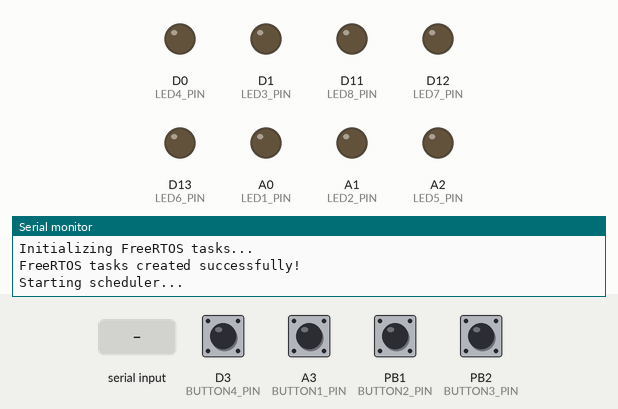
Bench run of a program on a simulated STM32 Nucleo. Shown: output pins drawn as LEDs (lit = HIGH), the last lines printed to the serial monitor. Dashed ring = blinking. Inputs (shaded band) come from the test bench; at power-on: A3 (BUTTON1_PIN), D3 (BUTTON4_PIN), PB1 (BUTTON2_PIN), PB2 (BUTTON3_PIN) HIGH.

Above: at 0.9 s.
1.0 s: A3 (BUTTON1_PIN) pulled LOW for 0.15 s
At 1.2 s:
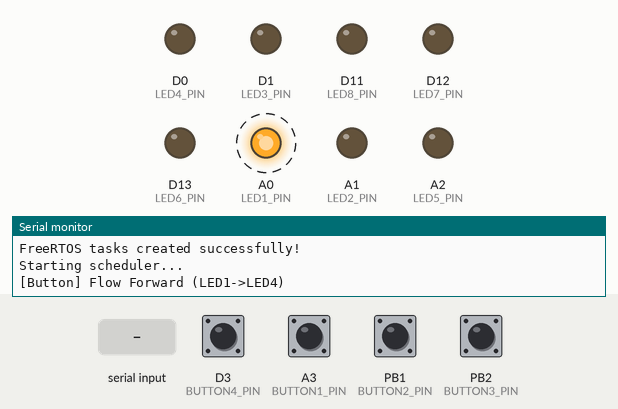
4.0 s: "flow 1\n" received over Serial
5.6 s: PB2 (BUTTON3_PIN) pulled LOW for 0.15 s
At 6.0 s:
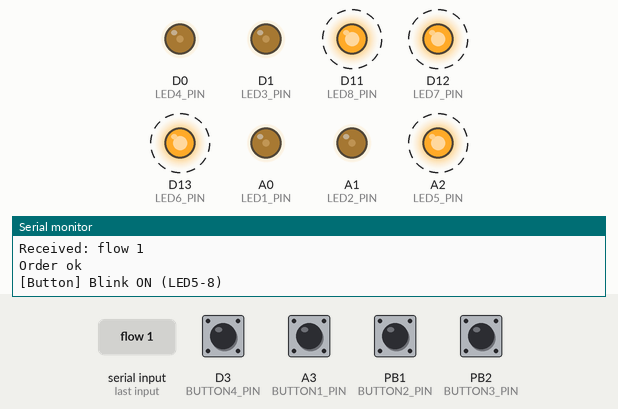
8.7 s: PB1 (BUTTON2_PIN) pulled LOW for 0.15 s
At 8.94 s:
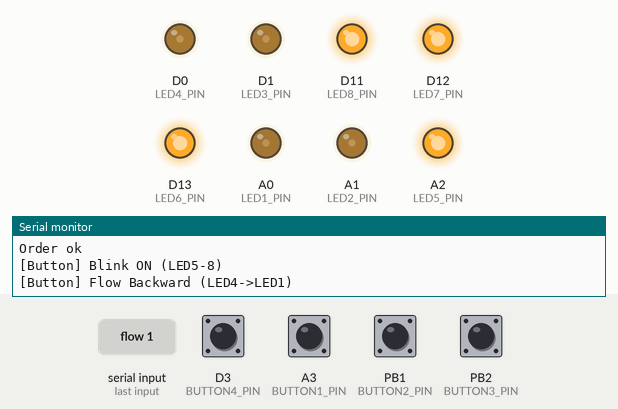
11.7 s: "blink 1\n" received over Serial
At 13.5 s:
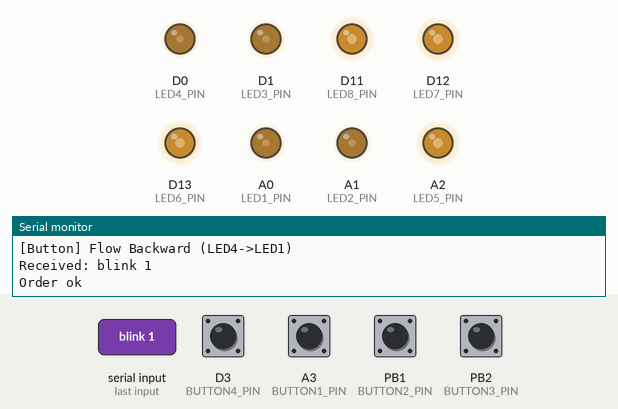
14.0 s: D3 (BUTTON4_PIN) pulled LOW for 0.15 s
At 14.4 s:
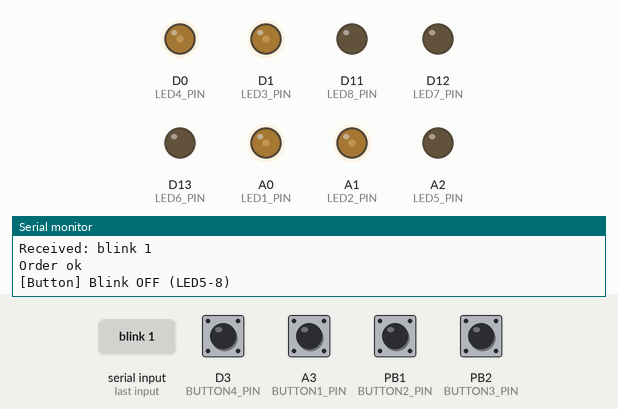
Timing chart, 0 to 16.6 s (numbered marks = the images above; inputs shaded):
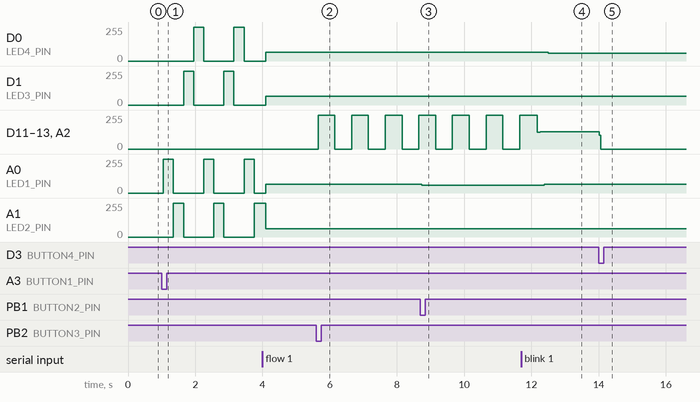

The program:

main.cpp
```cpp
/**
 * @file main.cpp
 * @brief 主程序文件 - LED控制系统
 *
 * 功能说明:
 * 1. 按键控制:
 *    - B1: 流水灯从LED1流至LED4
 *    - B2: 流水灯从LED4流至LED1
 *    - B3: LED5-8开始闪烁
 *    - B4: 关闭LED5-8闪烁
 *
 * 2. 串口命令:
 *    - OFF: 关闭所有灯
 *    - flow: 启动流水灯,返回"flow ok"
 *    - blink: 启动闪烁灯,返回"blink ok"
 *    - flow XXX: 修改流水频率,返回"Order ok"
 *    - blink XXX: 修改闪烁频率,返回"Order ok"
 *    - meanwhile blink flow: 同时启动流水和闪烁,返回"meanwhile ok"
 */

#include <Arduino.h>
#include <STM32FreeRTOS.h>
#include "config.h"
#include "led_control.h"
#include "button_control.h"
#include "serial_command.h"

// ==================== FreeRTOS 任务句柄 ====================

TaskHandle_t taskHandleButton = NULL;
TaskHandle_t taskHandleSerial = NULL;
TaskHandle_t taskHandleFlow = NULL;
TaskHandle_t taskHandleBlink = NULL;

// ==================== 初始化函数 ====================

void setup() {
    // 初始化串口
    initSerial();

    // 初始化LED
    initLEDs();

    // 初始化按键
    initButtons();

    Serial.println("Initializing FreeRTOS tasks...");

    // 创建按键扫描任务
    xTaskCreate(
        taskButtonScan,
        "ButtonTask",
        TASK_STACK_SIZE_BUTTON,
        NULL,
        TASK_PRIORITY_BUTTON,
        &taskHandleButton
    );

    // 创建串口命令任务
    xTaskCreate(
        taskSerialCommand,
        "SerialTask",
        TASK_STACK_SIZE_SERIAL,
        NULL,
        TASK_PRIORITY_SERIAL,
        &taskHandleSerial
    );

    // 创建流水灯任务
    xTaskCreate(
        taskFlowLED,
        "FlowTask",
        TASK_STACK_SIZE_FLOW,
        NULL,
        TASK_PRIORITY_FLOW,
        &taskHandleFlow
    );

    // 创建闪烁灯任务
    xTaskCreate(
        taskBlinkLED,
        "BlinkTask",
        TASK_STACK_SIZE_BLINK,
        NULL,
        TASK_PRIORITY_BLINK,
        &taskHandleBlink
    );

    Serial.println("FreeRTOS tasks created successfully!");
    Serial.println("Starting scheduler...");

    // 启动调度器
    vTaskStartScheduler();

    // 如果调度器启动失败,会执行到这里
    Serial.println("ERROR: Scheduler failed to start!");
    while(1);
}

void loop() {
    //置空
}
```

button_control.h
```cpp
/**
 * @file button_control.h
 * @brief 按键控制模块头文件
 */

#ifndef BUTTON_CONTROL_H
#define BUTTON_CONTROL_H

#include <Arduino.h>

// ==================== 按键初始化函数 ====================

/**
 * @brief 初始化所有按键引脚
 */
void initButtons();

// ==================== 按键任务函数 ====================

/**
 * @brief 按键扫描任务 - 在这里实现按键检测逻辑
 * @param pvParameters FreeRTOS 任务参数
 */
void taskButtonScan(void *pvParameters);

// ==================== 按键处理函数 ====================

/**
 * @brief 处理按键1按下 - 控制流水灯从1流至4
 * TODO: 调用相应的LED控制函数
 */
void handleButton1Press();

/**
 * @brief 处理按键2按下 - 控制流水灯从4流至1
 * TODO: 调用相应的LED控制函数
 */
void handleButton2Press();

/**
 * @brief 处理按键3按下 - LED5-8开始闪烁
 * TODO: 调用相应的LED控制函数
 */
void handleButton3Press();

/**
 * @brief 处理按键4按下 - 关闭LED5-8闪烁
 * TODO: 调用相应的LED控制函数
 */
void handleButton4Press();

// ==================== 按键读取函数 ====================

/**
 * @brief 读取按键状态(带防抖)
 * @param pin 按键引脚
 * @return true 按键按下, false 按键未按下
 * TODO: 实现按键防抖逻辑
 */
bool readButtonWithDebounce(uint8_t pin);

#endif
```

led_control.h
```cpp
/**
 * @file led_control.h
 * @brief LED 控制模块头文件
 */

#ifndef LED_CONTROL_H
#define LED_CONTROL_H

#include <Arduino.h>

// ==================== LED 控制枚举 ====================

// 流水灯方向
enum FlowDirection {
    FLOW_FORWARD,   // 从LED1到LED4
    FLOW_BACKWARD,  // 从LED4到LED1
    FLOW_STOP       // 停止流水
};

// 闪烁灯状态
enum BlinkState {
    BLINK_ON,       // 闪烁开启
    BLINK_OFF       // 闪烁关闭
};

// ==================== 全局变量声明 ====================

extern FlowDirection g_flowDirection;
extern BlinkState g_blinkState;
extern uint32_t g_flowDelay;
extern uint32_t g_blinkDelay;

// ==================== LED 初始化函数 ====================

/**
 * @brief 初始化所有 LED 引脚
 */
void initLEDs();

// ==================== LED 流水灯控制函数 ====================

/**
 * @brief 设置流水灯方向
 * @param direction 流水方向 (FLOW_FORWARD/FLOW_BACKWARD/FLOW_STOP)
 */
void setFlowDirection(FlowDirection direction);

/**
 * @brief 设置流水灯延时
 * @param delay_ms 延时时间(毫秒)
 */
void setFlowDelay(uint32_t delay_ms);

/**
 * @brief 流水灯任务函数 - 在这里实现流水灯逻辑
 * @param pvParameters FreeRTOS 任务参数
 */
void taskFlowLED(void *pvParameters);

/**
 * @brief 执行一次流水灯向前流动
 * TODO: 实现 LED1->LED2->LED3->LED4 的流水效果
 */
void flowForward();

/**
 * @brief 执行一次流水灯向后流动
 * TODO: 实现 LED4->LED3->LED2->LED1 的流水效果
 */
void flowBackward();

/**
 * @brief 关闭所有流水灯 (LED1-LED4)
 */
void turnOffFlowLEDs();

// ==================== LED 闪烁灯控制函数 ====================

/**
 * @brief 设置闪烁灯状态
 * @param state 闪烁状态 (BLINK_ON/BLINK_OFF)
 */
void setBlinkState(BlinkState state);

/**
 * @brief 设置闪烁灯延时
 * @param delay_ms 延时时间(毫秒)
 */
void setBlinkDelay(uint32_t delay_ms);

/**
 * @brief 闪烁灯任务函数 - 在这里实现闪烁灯逻辑
 * @param pvParameters FreeRTOS 任务参数
 */
void taskBlinkLED(void *pvParameters);

/**
 * @brief 切换闪烁灯状态
 * TODO: 实现 LED5-LED8 同时开/关切换
 */
void toggleBlinkLEDs();

/**
 * @brief 关闭所有闪烁灯 (LED5-LED8)
 */
void turnOffBlinkLEDs();

// ==================== 通用控制函数 ====================

/**
 * @brief 关闭所有 LED (LED1-LED8)
 */
void turnOffAllLEDs();

#endif
```

serial_command.h
```cpp
/**
 * @file serial_command.h
 * @brief 串口命令处理模块头文件
 */

#ifndef SERIAL_COMMAND_H
#define SERIAL_COMMAND_H

#include <Arduino.h>

// ==================== 串口初始化函数 ====================

/**
 * @brief 初始化串口
 */
void initSerial();

// ==================== 串口任务函数 ====================

/**
 * @brief 串口命令处理任务
 * @param pvParameters FreeRTOS 任务参数
 */
void taskSerialCommand(void *pvParameters);

// ==================== 命令处理函数 ====================

/**
 * @brief 处理接收到的串口命令
 * @param command 命令字符串
 * TODO: 解析并执行命令
 */
void processCommand(String command);

/**
 * @brief 处理 "OFF" 命令 - 关闭所有灯
 * TODO: 调用关闭所有LED的函数,返回确认信息
 */
void handleCommandOff();

/**
 * @brief 处理 "flow" 命令 - 启动流水灯
 * TODO: 启动LED1-4流水灯,返回 "flow ok"
 */
void handleCommandFlow();

/**
 * @brief 处理 "blink" 命令 - 启动闪烁灯
 * TODO: 启动LED5-8闪烁,返回 "blink ok"
 */
void handleCommandBlink();

/**
 * @brief 处理 "flow XXX" 命令 - 修改流水频率
 * @param delay_ms 延时时间(毫秒)
 * TODO: 设置流水灯延时,返回 "Order ok"
 */
void handleCommandFlowDelay(uint32_t delay_ms);

/**
 * @brief 处理 "blink XXX" 命令 - 修改闪烁频率
 * @param delay_ms 延时时间(毫秒)
 * TODO: 设置闪烁灯延时,返回 "Order ok"
 */
void handleCommandBlinkDelay(uint32_t delay_ms);

/**
 * @brief 处理 "meanwhile blink flow" 命令 - 同时启动流水和闪烁
 * TODO: 同时启动流水灯和闪烁灯,返回 "meanwhile ok"
 */
void handleCommandMeanwhile();

// ==================== 辅助函数 ====================

/**
 * @brief 发送串口响应
 * @param response 响应字符串
 */
void sendResponse(const char* response);

/**
 * @brief 去除字符串首尾空格
 * @param str 输入字符串
 * @return 去除空格后的字符串
 */
String trimString(String str);

#endif
```

button_control.cpp
```cpp
/**
 * @file button_control.cpp
 * @brief 按键控制模块实现文件
 */

#include "button_control.h"
#include "led_control.h"
#include "config.h"
#include <STM32FreeRTOS.h>

// ==================== 按键初始化函数 ====================

void initButtons() {
    // TODO: 初始化所有按键引脚为输入上拉模式
    pinMode(BUTTON1_PIN, INPUT_PULLUP);
    pinMode(BUTTON2_PIN, INPUT_PULLUP);
    pinMode(BUTTON3_PIN, INPUT_PULLUP);
    pinMode(BUTTON4_PIN, INPUT_PULLUP);
}

// ==================== 按键任务函数 ====================

void taskButtonScan(void *pvParameters) {
    // 实现按键扫描任务
    (void)pvParameters;

    for (;;) {
        // 依次检查每个按键
        if (readButtonWithDebounce(BUTTON1_PIN)) {
            handleButton1Press();
        }

        if (readButtonWithDebounce(BUTTON2_PIN)) {
            handleButton2Press();
        }

        if (readButtonWithDebounce(BUTTON3_PIN)) {
            handleButton3Press();
        }

        if (readButtonWithDebounce(BUTTON4_PIN)) {
            handleButton4Press();
        }

        vTaskDelay(pdMS_TO_TICKS(50)); // 50ms 扫描周期
    }
}

// ==================== 按键处理函数 ====================

void handleButton1Press() {
    // 处理按键1 - 控制流水灯从1流至4
    setFlowDirection(FLOW_FORWARD);
    Serial.println("[Button] Flow Forward (LED1->LED4)");
}

void handleButton2Press() {
    // 处理按键2 - 控制流水灯从4流至1
    setFlowDirection(FLOW_BACKWARD);
    Serial.println("[Button] Flow Backward (LED4->LED1)");
}

void handleButton3Press() {
    // 处理按键3 - LED5-8开始闪烁
    setBlinkState(BLINK_ON);
    Serial.println("[Button] Blink ON (LED5-8)");
}

void handleButton4Press() {
    // 处理按键4 - 关闭LED5-8闪烁
    setBlinkState(BLINK_OFF);
    Serial.println("[Button] Blink OFF (LED5-8)");
}

// ==================== 按键读取函数 ====================

bool readButtonWithDebounce(uint8_t pin) {
    // 实现带防抖的按键读取
    static bool lastState[4] = {false, false, false, false};
    static uint32_t lastPressTime[4] = {0, 0, 0, 0};

    // 确定按键索引
    uint8_t buttonIndex = 0;
    if (pin == BUTTON1_PIN) buttonIndex = 0;
    else if (pin == BUTTON2_PIN) buttonIndex = 1;
    else if (pin == BUTTON3_PIN) buttonIndex = 2;
    else if (pin == BUTTON4_PIN) buttonIndex = 3;

    // 读取按键状态 (INPUT_PULLUP 模式下,按下为 LOW)
    bool currentState = (digitalRead(pin) == LOW);

    // 检测按键按下(从未按下到按下的跳变)
    if (currentState && !lastState[buttonIndex]) {
        // 防抖延时
        uint32_t currentTime = millis();
        if (currentTime - lastPressTime[buttonIndex] > BUTTON_DEBOUNCE_DELAY) {
            lastPressTime[buttonIndex] = currentTime;
            lastState[buttonIndex] = true;
            return true;
        }
    } else if (!currentState) {
        // 按键释放,更新状态
        lastState[buttonIndex] = false;
    }

    return false;
}
```

led_control.cpp
```cpp
/**
 * @file led_control.cpp
 * @brief LED 控制模块实现文件
 */

#include "led_control.h"
#include "config.h"
#include <STM32FreeRTOS.h>

// ==================== 全局变量定义 ====================

FlowDirection g_flowDirection = FLOW_STOP;
BlinkState g_blinkState = BLINK_OFF;
uint32_t g_flowDelay = DEFAULT_FLOW_DELAY;
uint32_t g_blinkDelay = DEFAULT_BLINK_DELAY;

// ==================== LED 初始化函数 ====================

void initLEDs() {
    // 初始化led引脚为输出模式
    pinMode(LED1_PIN, OUTPUT);
    pinMode(LED2_PIN, OUTPUT);
    pinMode(LED3_PIN, OUTPUT);
    pinMode(LED4_PIN, OUTPUT);
    pinMode(LED5_PIN, OUTPUT);
    pinMode(LED6_PIN, OUTPUT);
    pinMode(LED7_PIN, OUTPUT);
    pinMode(LED8_PIN, OUTPUT);

    // 初始化时关闭所有LED
    turnOffAllLEDs();
}

// ==================== LED 流水灯控制函数 ====================

void setFlowDirection(FlowDirection direction) {
    // TODO: 设置流水灯方向
    g_flowDirection = direction;

    // 如果停止流水,关闭流水灯
    if (direction == FLOW_STOP) {
        turnOffFlowLEDs();
    }
}

void setFlowDelay(uint32_t delay_ms) {
    // TODO: 设置流水灯延时时间
    g_flowDelay = delay_ms;
}

void taskFlowLED(void *pvParameters) {
    // 实现流水灯任务逻辑
    (void)pvParameters;// 这玩意儿没啥用，当放屁好了

    for (;;) {
        // 检查流水灯方向并执行相应动作
        if (g_flowDirection == FLOW_FORWARD) {
            flowForward();
        } else if (g_flowDirection == FLOW_BACKWARD) {
            flowBackward();
        } else {
            // 如果是停止状态,短延时避免占用CPU
            vTaskDelay(pdMS_TO_TICKS(50));
        }
    }
}

void flowForward() {
    // 实现从 LED1 到 LED4 的流水效果
    digitalWrite(LED1_PIN, HIGH);
    vTaskDelay(pdMS_TO_TICKS(g_flowDelay));
    digitalWrite(LED1_PIN, LOW);
    digitalWrite(LED2_PIN, HIGH);
    vTaskDelay(pdMS_TO_TICKS(g_flowDelay));
    digitalWrite(LED2_PIN, LOW);
    digitalWrite(LED3_PIN, HIGH);
    vTaskDelay(pdMS_TO_TICKS(g_flowDelay));
    digitalWrite(LED3_PIN, LOW);
    digitalWrite(LED4_PIN, HIGH);
    vTaskDelay(pdMS_TO_TICKS(g_flowDelay));
    digitalWrite(LED4_PIN, LOW);
}

void flowBackward() {
    // 实现从 LED4 到 LED1 的流水效果
    digitalWrite(LED4_PIN, HIGH);
    vTaskDelay(pdMS_TO_TICKS(g_flowDelay));
    digitalWrite(LED4_PIN, LOW);
    digitalWrite(LED3_PIN, HIGH);
    vTaskDelay(pdMS_TO_TICKS(g_flowDelay));
    digitalWrite(LED3_PIN, LOW);
    digitalWrite(LED2_PIN, HIGH);
    vTaskDelay(pdMS_TO_TICKS(g_flowDelay));
    digitalWrite(LED2_PIN, LOW);
    digitalWrite(LED1_PIN, HIGH);
    vTaskDelay(pdMS_TO_TICKS(g_flowDelay));
    digitalWrite(LED1_PIN, LOW);

}

void turnOffFlowLEDs() {
    // 关闭 LED1-LED4
    digitalWrite(LED1_PIN, LOW);
    digitalWrite(LED2_PIN, LOW);
    digitalWrite(LED3_PIN, LOW);
    digitalWrite(LED4_PIN, LOW);
}

// ==================== LED 闪烁灯控制函数 ====================

void setBlinkState(BlinkState state) {
    // TODO: 设置闪烁灯状态
    g_blinkState = state;

    // 如果关闭闪烁,关闭闪烁灯
    if (state == BLINK_OFF) {
        turnOffBlinkLEDs();
    }
}

void setBlinkDelay(uint32_t delay_ms) {
    // TODO: 设置闪烁灯延时时间
    g_blinkDelay = delay_ms;
}

void taskBlinkLED(void *pvParameters) {
    // 实现闪烁灯任务逻辑
    (void)pvParameters;

    for (;;) {
        // 检查闪烁灯状态
        if (g_blinkState == BLINK_ON) {
            toggleBlinkLEDs();
            vTaskDelay(pdMS_TO_TICKS(g_blinkDelay));
        } else {
            // 如果关闭状态,短延时避免占用CPU
            vTaskDelay(pdMS_TO_TICKS(50));
        }
    }
}

void toggleBlinkLEDs() {
    // 切换 LED5-LED8 的状态
    static bool ledState = false;

    ledState = !ledState;

    // 同时切换所有闪烁灯
    digitalWrite(LED5_PIN, ledState ? HIGH : LOW);
    digitalWrite(LED6_PIN, ledState ? HIGH : LOW);
    digitalWrite(LED7_PIN, ledState ? HIGH : LOW);
    digitalWrite(LED8_PIN, ledState ? HIGH : LOW);
}

void turnOffBlinkLEDs() {
    // 关闭 LED5-LED8
    digitalWrite(LED5_PIN, LOW);
    digitalWrite(LED6_PIN, LOW);
    digitalWrite(LED7_PIN, LOW);
    digitalWrite(LED8_PIN, LOW);
}

// ==================== 通用控制函数 ====================

void turnOffAllLEDs() {
    // 关闭所有 LED
    turnOffFlowLEDs();
    turnOffBlinkLEDs();
}
```

serial_command.cpp
```cpp
/**
 * @file serial_command.cpp
 * @brief 串口命令处理模块实现文件
 */

#include "serial_command.h"
#include "led_control.h"
#include "config.h"
#include <STM32FreeRTOS.h>

// ==================== 串口初始化函数 ====================

void initSerial() {
    // 初始化串口
    Serial.begin(SERIAL_BAUDRATE);
    while (!Serial) {
        ; // 等待串口连接
    }
    Serial.println("System Started!");
    Serial.println("Available Commands:");
    Serial.println("  OFF - Turn off all LEDs");
    Serial.println("  flow - Start flow LEDs (LED1-4)");
    Serial.println("  blink - Start blink LEDs (LED5-8)");
    Serial.println("  flow XXX - Set flow delay to XXX ms");
    Serial.println("  blink XXX - Set blink delay to XXX ms");
    Serial.println("  meanwhile blink flow - Start both flow and blink");
}

// ==================== 串口任务函数 ====================

void taskSerialCommand(void *pvParameters) {
    // 实现串口命令接收和处理
    (void)pvParameters;

    for (;;) {
        // 检查是否有串口数据可读
        if (Serial.available() > 0) {
            // 读取一行命令
            String command = Serial.readStringUntil('\n');

            // 处理命令
            if (command.length() > 0) {
                Serial.print("Received: ");
                Serial.println(command);
                processCommand(command);
            }
        }

        vTaskDelay(pdMS_TO_TICKS(100)); // 100ms 检查周期
    }
}

// ==================== 命令处理函数 ====================

void processCommand(String command) {
    // 解析并执行命令
    command = trimString(command);
    command.toLowerCase(); // 转换为小写便于比较

    // 处理 OFF 命令
    if (command == "off") {
        handleCommandOff();
    }
    // 处理 flow 命令 (可能带参数)
    else if (command.startsWith("flow")) {
        // 检查是否有参数
        int spaceIndex = command.indexOf(' ');
        if (spaceIndex > 0) {
            // 有参数,提取延时时间
            String delayStr = command.substring(spaceIndex + 1);
            uint32_t delay_ms = delayStr.toInt();
            if (delay_ms > 0) {
                handleCommandFlowDelay(delay_ms);
            } else {
                sendResponse("Error: Invalid flow delay value");
            }
        } else {
            // 无参数,启动流水灯
            handleCommandFlow();
        }
    }
    // 处理 blink 命令 (可能带参数)
    else if (command.startsWith("blink")) {
        // 检查是否有参数
        int spaceIndex = command.indexOf(' ');
        if (spaceIndex > 0) {
            // 有参数,提取延时时间
            String delayStr = command.substring(spaceIndex + 1);
            uint32_t delay_ms = delayStr.toInt();
            if (delay_ms > 0) {
                handleCommandBlinkDelay(delay_ms);
            } else {
                sendResponse("Error: Invalid blink delay value");
            }
        } else {
            // 无参数,启动闪烁灯
            handleCommandBlink();
        }
    }
    // 处理 meanwhile 命令
    else if (command.indexOf("meanwhile") >= 0) {
        handleCommandMeanwhile();
    }
    // 未知命令
    else {
        sendResponse("Error: Unknown command");
    }
}

void handleCommandOff() {
    // 关闭所有LED
    setFlowDirection(FLOW_STOP);
    setBlinkState(BLINK_OFF);
    turnOffAllLEDs();
    sendResponse("All LEDs turned OFF");
}

void handleCommandFlow() {
    // 启动流水灯
    setFlowDirection(FLOW_FORWARD);
    sendResponse("flow ok");
}

void handleCommandBlink() {
    // 启动闪烁灯
    setBlinkState(BLINK_ON);
    sendResponse("blink ok");
}

void handleCommandFlowDelay(uint32_t delay_ms) {
    // 修改流水灯频率
    setFlowDelay(delay_ms);
    sendResponse("Order ok");
}

void handleCommandBlinkDelay(uint32_t delay_ms) {
    // 修改闪烁灯频率
    setBlinkDelay(delay_ms);
    sendResponse("Order ok");
}

void handleCommandMeanwhile() {
    // 同时启动流水和闪烁
    setFlowDirection(FLOW_FORWARD);
    setBlinkState(BLINK_ON);
    sendResponse("meanwhile ok");
}

// ==================== 辅助函数 ====================

void sendResponse(const char* response) {
    // 发送串口响应
    Serial.println(response);
}

String trimString(String str) {
    // 去除首尾空格
    str.trim();
    return str;
}
```

config.h
```cpp
/**
 * @file config.h
 * @brief 项目配置文件 - 引脚定义和全局配置
 */

#ifndef CONFIG_H
#define CONFIG_H

#include <Arduino.h>

// ==================== 引脚定义 ====================

// LED 引脚定义 (LED1-LED8)
#define LED1_PIN    PA0
#define LED2_PIN    PA1
#define LED3_PIN    PA2
#define LED4_PIN    PA3
#define LED5_PIN    PA4
#define LED6_PIN    PA5
#define LED7_PIN    PA6
#define LED8_PIN    PA7

// 按键引脚定义 (B1-B4)
#define BUTTON1_PIN PB0   // 控制流水灯从1流至4
#define BUTTON2_PIN PB1   // 控制流水灯从4流至1
#define BUTTON3_PIN PB2   // LED5-8开始闪烁
#define BUTTON4_PIN PB3   // 关闭LED5-8闪烁

// ==================== 全局配置 ====================

// 串口波特率
#define SERIAL_BAUDRATE 115200

// 默认延时时间 (毫秒)
#define DEFAULT_FLOW_DELAY  300   // 流水灯默认延时
#define DEFAULT_BLINK_DELAY 500   // 闪烁灯默认延时

// 按键防抖延时 (毫秒)
#define BUTTON_DEBOUNCE_DELAY 50

// FreeRTOS 任务优先级
#define TASK_PRIORITY_BUTTON    2
#define TASK_PRIORITY_SERIAL    2
#define TASK_PRIORITY_FLOW      1
#define TASK_PRIORITY_BLINK     1

// FreeRTOS 任务栈大小
#define TASK_STACK_SIZE_BUTTON  256
#define TASK_STACK_SIZE_SERIAL  512
#define TASK_STACK_SIZE_FLOW    256
#define TASK_STACK_SIZE_BLINK   256

#endif
```

Measured:
- after the input at 1.0 s, D0 (LED4_PIN): alternates 255/255 for 0.30 s and 0/255 for 0.90 s, starting after 0.95 s; D1 (LED3_PIN): alternates 255/255 for 0.30 s and 0/255 for 0.90 s, starting after 0.65 s
- after the input at 5.6 s, D11 (LED8_PIN), D12 (LED7_PIN), D13 (LED6_PIN), A2 (LED5_PIN): alternates 255/255 for 0.50 s and 0/255 for 0.50 s, starting after 0.05 s
- after the input at 8.7 s, A0 (LED1_PIN): 67/255 → 59/255 at once
- after the input at 11.7 s, D0 (LED4_PIN): 66/255 → 60/255 after 0.80 s; A0 (LED1_PIN): 59/255 → 65/255 after 0.68 s
- after the input at 14.0 s, D11 (LED8_PIN), D12 (LED7_PIN), D13 (LED6_PIN), A2 (LED5_PIN): 130/255 → 0/255 at once
